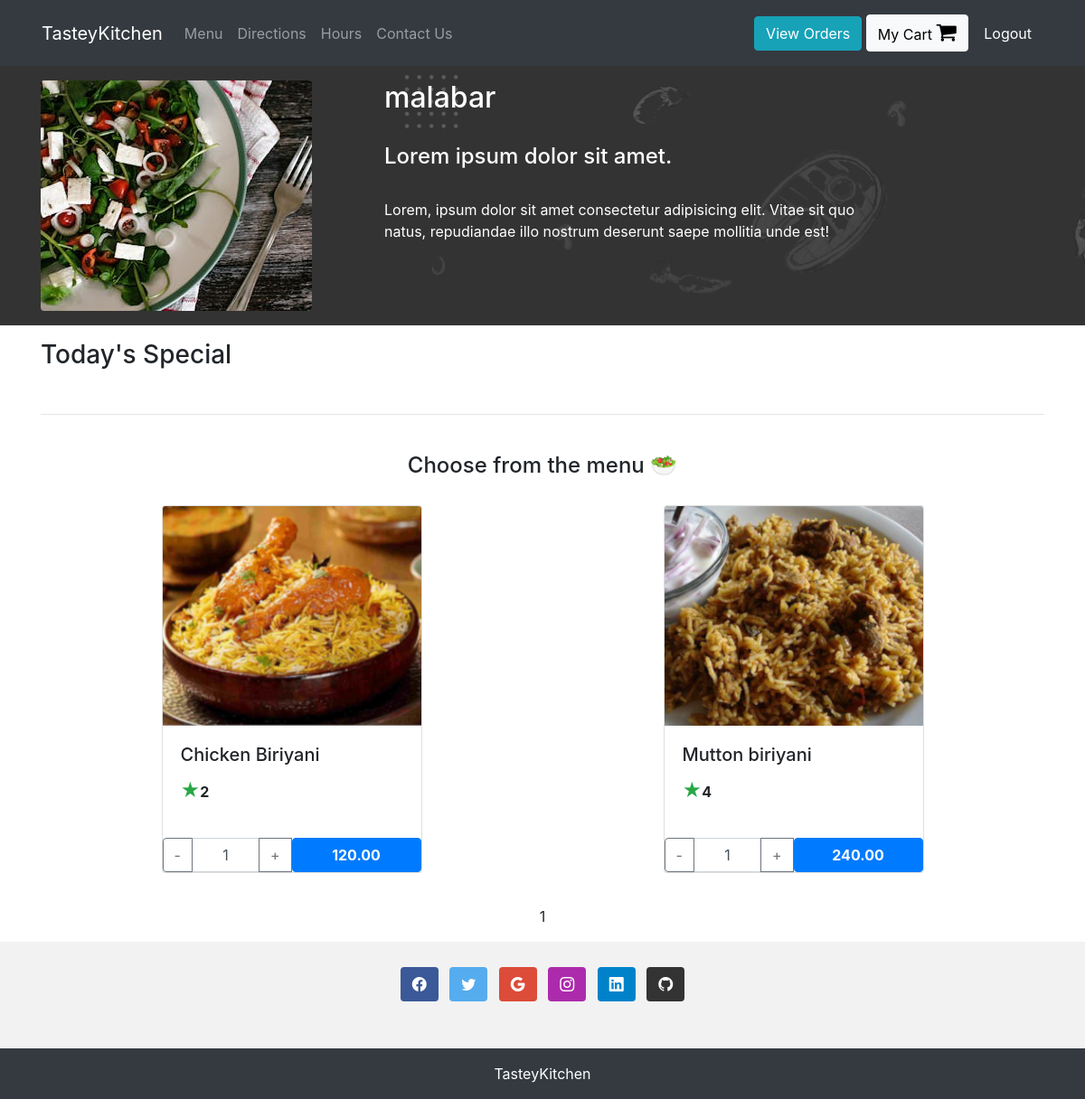
The app's page /Malabar (signed in) with its own data.
### orders/models.py (models this page shows, shortened)
class Malabar(models.Model):
    dish_name = models.CharField(max_length=200)
    quantity = models.PositiveIntegerField(default=1)
    rating = models.PositiveIntegerField(default=0)
    price = models.DecimalField(max_digits=6, decimal_places=2)
    img = models.CharField(max_length=200,default ="/orders/images/malabar/avocado.jpg")

### orders/views.py (the view, shortened to what this page needs)
# urls.py: path("Malabar", views.malabar, name="malabar"),
def malabar(request):
    if request.user.is_authenticated and request.method =='GET':
        dishes = Malabar.objects.all()
        paginated = Paginator(dishes, 3)
        page_number = request.GET.get('page') #Get the requested page number from the URL
        page = paginated.get_page(page_number)
        return render(request, "orders/malabar.html", context = {"dishes":page})
    else:
        return redirect("orders:login")

### orders/templates/orders/malabar.html (shortened to what this page needs)
{% extends 'orders/header.html' %}
{% block header %}
{% load static %}
<div class="bgheader py-3" >
  <div class="container ">
    <div class="row justify-content-start ">
      <div class="col-12 col-md-4 rounded">
        <img class="rounded" src="{% static 'orders/images/salad.jpg' %}">
      </div>
     <div class="content col-12 col-md-6 ">
       <h2>malabar</h2>
       <br>
       <h4>Lorem ipsum dolor sit amet.</h4>
       <br>
       <p>Lorem, ipsum dolor sit amet consectetur adipisicing elit. Vitae sit quo natus, repudiandae illo nostrum deserunt saepe mollitia unde est!</p>
     </div>
   </div>
  </div>
  </div>
{% endblock %}
{% block content %}
<div class="container my-3">
  <h3>Today's Special </h3>
  <br>
  <hr>
  <div class="container py-3">
    <h4 style="margin:10px; text-align:center;"> Choose from the menu &#x1f957 </h4>
    <div class="row justify-content-around">
      {% for dish in dishes.object_list %}
          <div class="card" style="width: 18rem; margin: 20px;">
            <img src="{% static dish.img %}" class="card-img-top" alt="gif for category item" style="width:100%;">
            <div class="card-body">
              <h5 class="card-title" >{{dish.dish_name}}</h5>
              <p onclick="ratehotel({{dish.id}})" style="cursor:pointer"> <span class="text-success " style="font-size:1.3em;">&#9733;</span><strong>{{dish.rating}}</strong></p>
            </div>
            <div class="input-group " >
              <div class="input-group-prepend">
                  <button class="btn btn-outline-secondary" type="button" onclick="decrementValue({{dish.id}}, {{dish.price}})">-</button>
              </div>
              <input type="text" class="form-control text-center" id="quantity{{dish.id}}" value="1">
              <div class="input-group-append">
                  <button class="btn btn-outline-secondary " type="button" onclick="incrementValue({{dish.id}}, {{dish.price}})">+</button>
              </div>
              <button type="button" class="btn btn-primary col-6" id="price{{dish.id}}" onclick="add_to_cart({item_description:'Malabar - {{dish.dish_name}}' , price:this.querySelector('strong').textContent, quantity: document.querySelector('#quantity{{dish.id}}').value })"><strong>{{dish.price}}</strong></button>
          </div>
          </div>
      {% endfor %}
    </div>
  </div>
  <div style="text-align: center;">
    <span>{{dishes.number}}</span>
  </div >
</div>
{% endblock %}

### orders/static/orders/style.css (style rules this page uses)
.bgheader { color: white; background-color: #333; background-image: url('images/bg_ad.png'); background-size: contain; }

### records on screen
Malabar: img (picture), dish_name "Chicken Biriyani", rating "2", id "1", price "120.00"
Malabar: img (picture), dish_name "Mutton biriyani", rating "4", price "240.00"

### other values on screen
{{ dishes.number }} "1"
